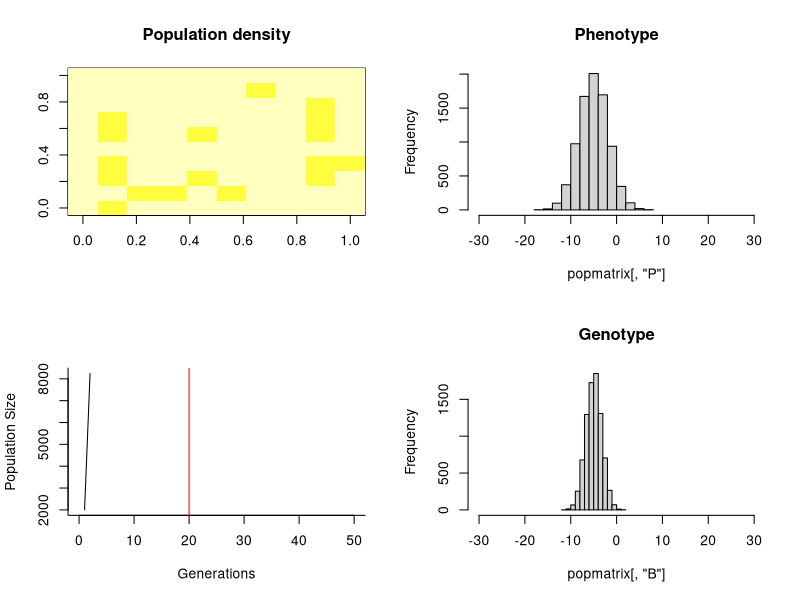
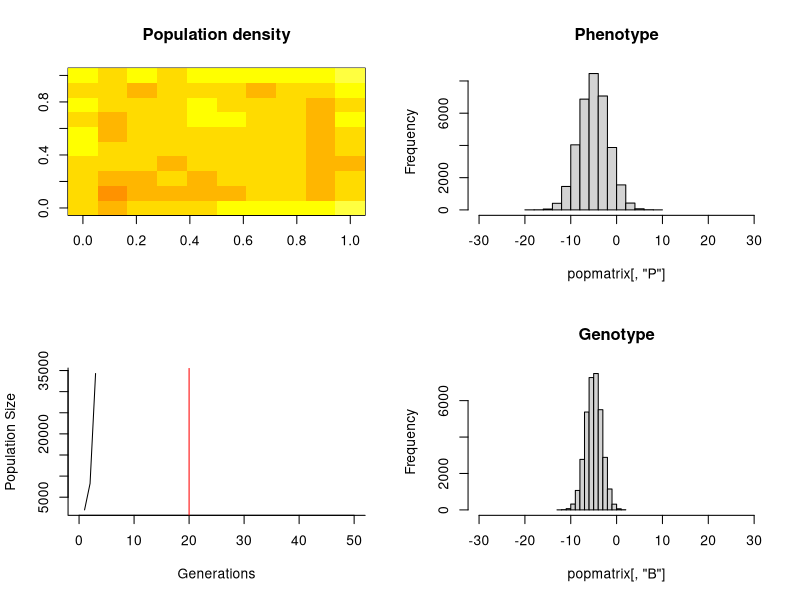
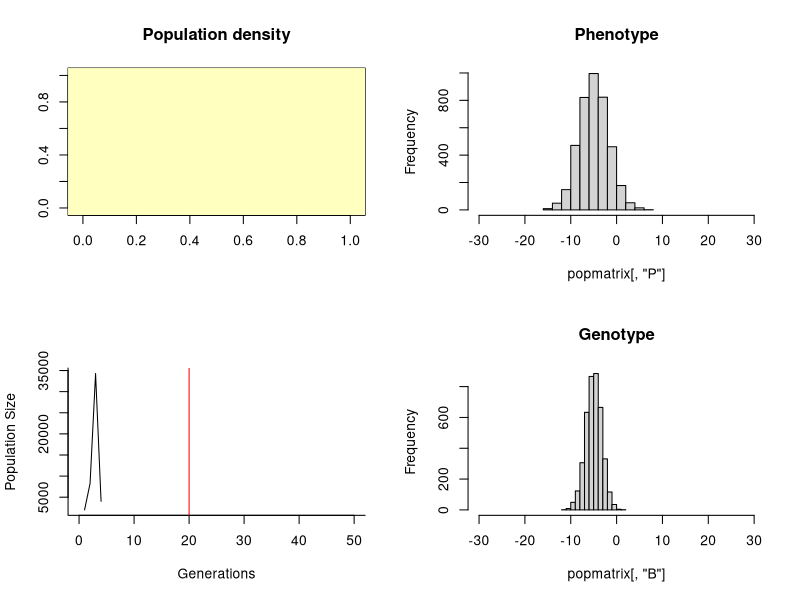
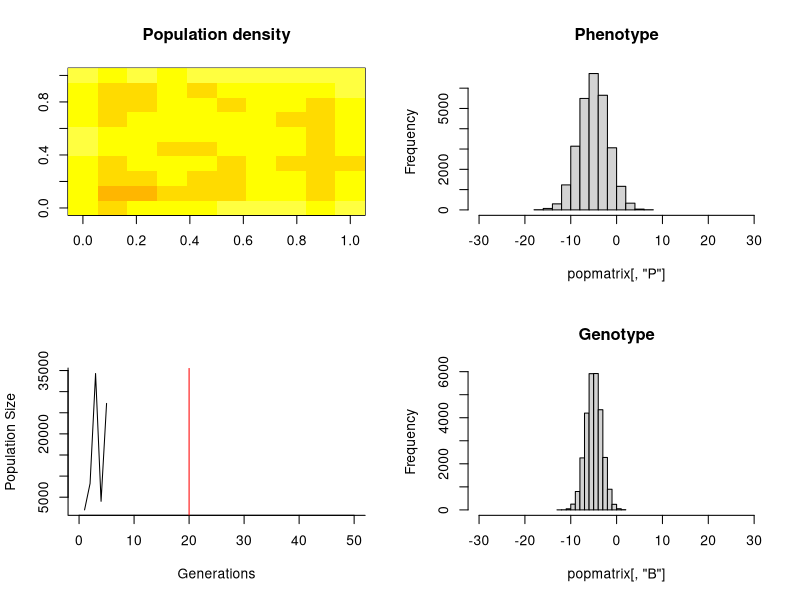
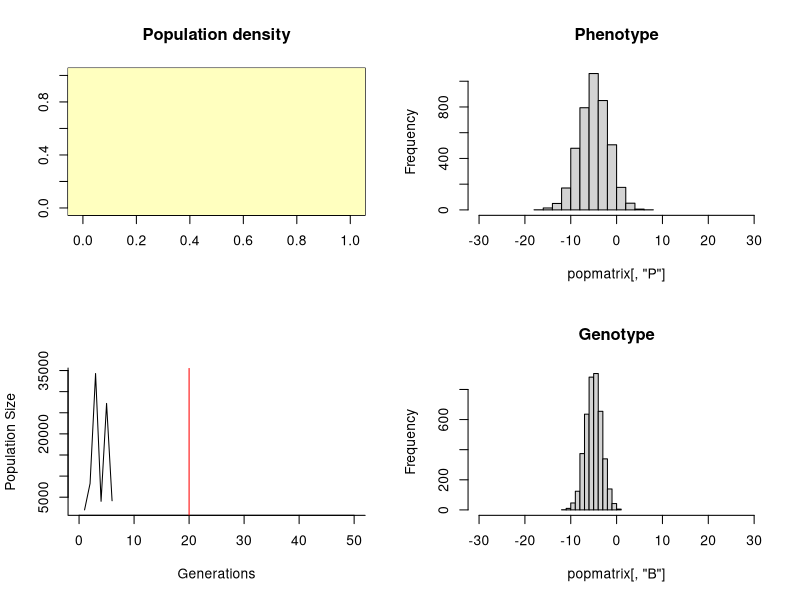
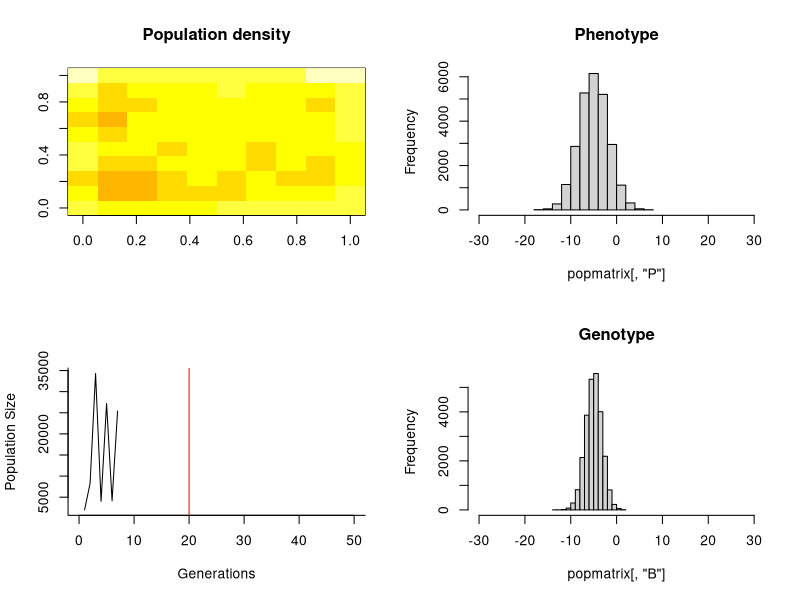
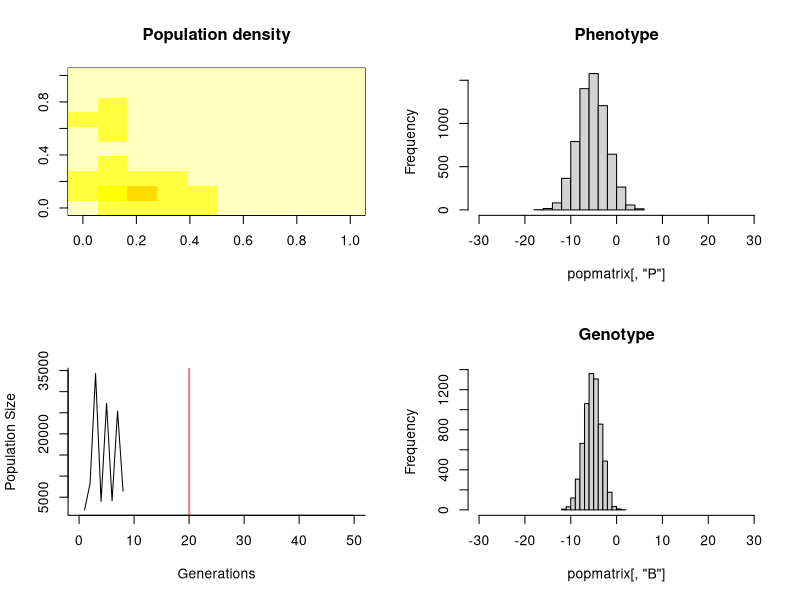
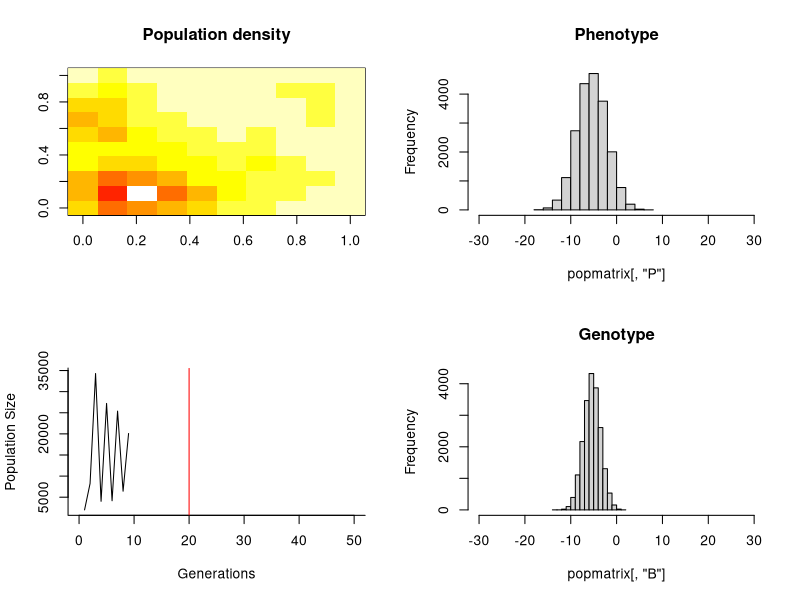

Here is the R script that generated these plots, in order: (Note: a time limit stopped this script after it produced the figures.)
### Functions and model for doing PVA of quolls under evolution ###

###Note: execution of quantitative genetics is (badly) incorrect and needs to be fixed before evolutionary scenarios can be implemented

#### Ella edited 12/8/14

# Initialises a matrix with n individuals
# individuals have a location (spX, spY) and are generated from
# initial mean breeding value, initial variance in breeding value, and heritability
init.inds<-function(n, spX, spY, init.b, init.p.var, h){
	X<-runif(n, 1, spX+1)%/%1 #grid ref
	Y<-runif(n, 1, spY+1)%/%1
	S<-rbinom(n, 1, 0.5) #sex
	A<-rep(1, n) #age
	b.var<-h*init.p.var
	B<-rnorm(n, init.b, b.var^0.5) # breeding values
	P<-rnorm(n, B, (init.p.var-b.var)^0.5)
	cbind(X, Y, S, A, B, P)		
}

# Function that defines relationship between Phenotype and Fitness (survival)
# threshold: P>0 survives, P<0 dies
fit.func<-function(P){
	P>0
}

#function that creates a list of vectors of male breeding values for each grid cell
b.list.maker<-function(popmat, spX, spY){
	male<-subset(popmat, popmat[,"S"]==1 & popmat[,"A"]>0)
	out<-vector("list", spX*spY)
	for (i in 1:length(male[,1])){
		out[[(male[i,"Y"]-1)*spX+male[i,"X"]]]<-c(out[[(male[i,"Y"]-1)*spX+male[i,"X"]]], male[i,"B"])
	}	
	out
}

#generalised density dependent decay (where alpha < 0)
ddep1<- function(x, beta, alpha) {
	1/(1+exp(-alpha*(x-beta)))
}

#function to sample across a list
sample2<-function(v){
	if (is.null(v)==T) return(NULL)
	else sample(v, 1, T)	
}

#function that reproduces individuals
#density dependance acting on fecundity according to grid cell K (beta)
# takes population matrix
repro<-function(popmat, spX, spY, fec, init.p.var, h, alpha, beta){
	b.var<-h*init.p.var
	if (length(popmat[,1])==0) return(popmat)
	# collect breeding females and their mates' B values
	male<-subset(popmat, popmat[,"S"]==1 & popmat[,"A"]>0)
	if (length(male)==0) return(popmat)
	male<-table(factor(male[,"X"], levels=1:spX), factor(male[,"Y"], levels=1:spY)) #number of males present in each cell
	b.list<-b.list.maker(popmat, spX, spY) #list male Bs by space
	female<-subset(popmat, popmat[,"S"]==0 & popmat[,"A"]>0) #matrix of all adult females
	temp<-(female[,"Y"]-1)*spX+female[,"X"] #matrix indexes for male matrix and blist
	female<-subset(female, male[temp]>0) # matrix of females with available males
	temp<-temp[which(male[temp]>0)] #update temp
	B.off<-unlist(lapply(b.list[temp], sample2)) #sample a male for each female (replace=T)
	if (length(B.off)!=length(female[,"B"])) print("error")#browser() #error catcher!
	B.off<-(B.off+female[,"B"])/2 #calculate midparent value	
#matrix of females ordered by grid number
	female<- cbind(B.off, female)
	female.sort<-female[order(female[,"X"]),]
	female.list<-female.sort[order(female.sort[,"Y"]),]
#work out the no of females in each grid cell	
	f<-table(factor(female[,"X"], levels=1:spX), factor(female[,"Y"], levels=1:spY))
#density dependant offspring number for each grid cell
	dd.off<- ddep1(x=f, beta, alpha)
	off.no<-rbinom(length(f), 8, dd.off)
#replicate offspring number by number of females in each grid cell	
	no.females<-as.vector(f, mode="integer")
	off.nos<- rep(off.no, no.females)
#get info for next generation and combine
	B<-rep(female[,"B.off"], off.nos)	
	B<-rnorm(length(B), B, (b.var/2)^0.5) #mid parent breeding values with variance of surviving offspring
	X<-rep(female[,"X"], off.nos)
	Y<-rep(female[,"Y"], off.nos)
	S<-rbinom(length(B), 1, 0.5) # random sex allocation
	A<-rep(0, length(B))	# age=0
	P<-rnorm(length(B), B, (init.p.var-b.var)^0.5) #offspring phenotypes
	off<-cbind(X, Y, S, A, B, P)
	popmat<-rbind(popmat, off)
	popmat
}

# runs the male die off
mdieoff<-function(popmatrix, msurv){
	psurv<-rep(1, length(popmatrix[,1]))
	psurv[which(popmatrix[,"S"]==1 & popmatrix[,"A"]==1)]<-msurv #one year old males
	psurv[which(popmatrix[,"S"]==1 & popmatrix[,"A"]>1)]<-0 #two year old males
	popmatrix<-subset(popmatrix, rbinom(length(popmatrix[,1]), 1, psurv)==1) # probabilistic survival
	popmatrix
}

#ages or kills individuals based on age-specific survival plus fitness
age<-function(popmatrix, selection=F, alpha, fsurv1, fsurv2, msurv, spX, spY, beta, K){
	if (length(popmatrix[,1])==0) return(popmatrix)
	#Survival of adults
	Ad<-subset(popmatrix, popmatrix[,"A"]>0) #Grabs all adults
	psurv<-rep(0, length(Ad[,1])) 
	psurv[which(Ad[,"S"]==0 & Ad[,"A"]==1)]<-fsurv1 #one year old females
	psurv[which(Ad[,"S"]==0 & Ad[,"A"]==2)]<-fsurv2 #two year old females
	psurv[which(Ad[,"S"]==1 & Ad[,"A"]==1)]<-1 #one year old males (already gone through die off)
	if (selection==T) psurv<-psurv*fit.func(Ad[,"P"]) #toad relative fitness
	Ad<-subset(Ad, rbinom(length(Ad[,1]), 1, psurv)==1) # probabilistic survival
	#Survival of juvs only if toads are present (otherwise survival=1)
	Juv<-subset(popmatrix, popmatrix[,"A"]==0)
	psurv<-1
	if (selection==T) psurv<-psurv*fit.func(Juv[,"P"]) #toad relative fitness
	Juv<-subset(Juv, rbinom(length(Juv[,1]), 1, psurv)==1) #surviving juveniles
	# gather survivors, age them and return
	popmatrix<-rbind(Ad, Juv)
	popmatrix[,"A"]<-popmatrix[,"A"]+1
	popmatrix
}


#calculates neighbours on a grid exclusing nonsense neighbours and returns a list of matrices of grid refs
#doesn't include source cell
neighbours.init<-function(spX, spY){
	neigh<-vector("list", length=spX*spY)
	for (x in 1:spX){
		for (y in 1:spY){
			out<-matrix(nrow=8, ncol=2)
			ifelse((x-1)==0, X<-NA, X<-x-1) #correct for indices going to zero
			ifelse((y-1)==0, Y<-NA, Y<-y-1)
			ifelse((y+1)>spY, Yp<-NA, Yp<-y+1) # correct for indices going to > space
			ifelse((x+1)>spX, Xp<-NA, Xp<-x+1)
			# Assign neighbours
			out[1,]<-c(Xp, y)
			out[2,]<-c(X, y)
			out[3,]<-c(x, Y)
			out[4,]<-c(Xp, Y)	
			out[5,]<-c(X, Y)
			out[6,]<-c(x, Yp)
			out[7,]<-c(Xp, Yp)
			out[8,]<-c(X, Yp)
			out<-subset(out, !is.na(apply(out, 1, sum)))
			neigh[[(y-1)*spX+x]]<-out
		}	
	}
	return(neigh)	#return the list
}

# samples a matrix and returns one row of the matrix
matrix.sample<-function(mtrx, size=1){
	mtrx[sample(seq(length(mtrx[,1])), size=size),]	
}

# executes nearest neighbour dispersal where individuals disperse to neighbouring cell with probability=prob.d 
# is called after age!
disperse<-function(popmatrix, n.list, prob.d, spX){
	if (length(popmatrix[,1])==0) return(popmatrix)
	disp<-rbinom(length(popmatrix[,1]), 1, prob.d) # calculate a probability of dispersal
	disp<-which(disp==1 & popmatrix[,"A"]==1)# & popmatrix[,"S"]==1) #get indices of surviving dispersing MALE juveniles
	sub.list<-n.list[(popmatrix[disp,"Y"]-1)*spX+popmatrix[disp,"X"]] #generate list of neighbour matrices
	sub.list<-lapply(sub.list, matrix.sample) #samples one row from each neighbour matrix
	sub.list<-do.call("rbind", sub.list) #places result into a matrix
	popmatrix[disp, 1:2]<-sub.list #assigns new locations back to popmatrix
	popmatrix
}



####RUN MODEL######################################################
mother<-function(n=2000, spX=10, spY=10, alpha=-1, fsurv1=0.2, fsurv2=0.02, msurv=0.04, init.b=0, init.p.var=10, h=0.3, gens=50, K=20, fec=6.7, beta=64, prob.d=0.5, sel.time=20, plot=FALSE){
	pop<-init.inds(n, spX, spY, init.b, init.p.var, h) # create a population
	n.list<-neighbours.init(spX, spY) # create a list of neighbours for each cell (individual?)
	popsize<-n
	sel<-FALSE
	for (g in 2:gens){
		pop<-repro(popmat=pop, spX=spX, spY=spY, fec=fec, init.p.var=init.p.var, h=h, alpha=alpha, beta=beta) # females reproduce (density dep)
		pop<-mdieoff(pop, msurv) # males die off
		if (g>sel.time) sel<-TRUE # have toads arrived?
		pop<-age(pop, selection=sel, alpha=alpha, fsurv1=fsurv1, fsurv2=fsurv2, msurv=msurv,spX=spX, spY=spY, beta=beta, K=K) # everyone gets a little older
		pop<-disperse(pop, n.list, prob.d, spX) # and the Juveniles trudge off
		if (length(pop[,1])==0) { # did we go extinct?
			pe<-TRUE
			print(paste("The population went extinct at generation ", g, ":-("))
			break	
		} else {pe<-FALSE }
		popsize<-c(popsize, length(pop[,1])) # new population size appended to popsize vector
		if (plot==T) plotter(pop, popsize, spX, spY, sel.time, gens, fid=g)
	}
	list(pop, popsize)	
	return(pe)
}

plotter<-function(popmatrix, popsize, spX, spY, sel.time, gens, fid){
	fname<-paste("simgen", fid, ".png", sep="")
	#png(fname, width=12, height=12, units="cm", res=300)	
	p.summ<-table(factor(popmatrix[,"X"], levels=1:spX), factor(popmatrix[,"Y"], levels=1:spY))
	#p.summ<-tapply(popmatrix[,"P"], list(factor(popmatrix[,"X"], levels=1:spX), factor(popmatrix[,"Y"], levels=1:spY)), mean)
	par(mfrow=c(2, 2))
	image(p.summ, col=rev(heat.colors(10)), breaks=seq(0, 1000, length=11), main="Population density")
	hist(popmatrix[,"P"], xlim=c(-30, 30), main="Phenotype")
	plot(popsize, type="l", ylab="Population Size", xlab="Generations", bty="l", xlim=c(0, gens))
	arrows(sel.time,0,sel.time,100000, length=0, col="red")
	hist(popmatrix[,"B"], xlim=c(-30, 30), main="Genotype")
	#dev.off()
}



#mother(h=0.3, init.b=-5, plot=T, gens=50)
	
###### PVA ###############################################################	

#run n iterations for one simulation
n <-10 #no. of iterations 	
e <-vector("logical", n) #output vector (prob of extinction)
	for (i in 1:n){
		pe<-mother(h=0.3, init.b=-5, plot=T, gens=50)
		e[i]<-c(pe)
	}
prob.extinct<-length(e[e==TRUE])/length(e)	
print(prob.extinct)

#now how to adjust init.b, init.p.var and h...?
#possible???
itit.b<- c(-1, -0.5, 0, 0.5, 1, 10)

for(i in init.b) {
mother(h=0.3, init.b=i, plot=T, gens=50)
}
